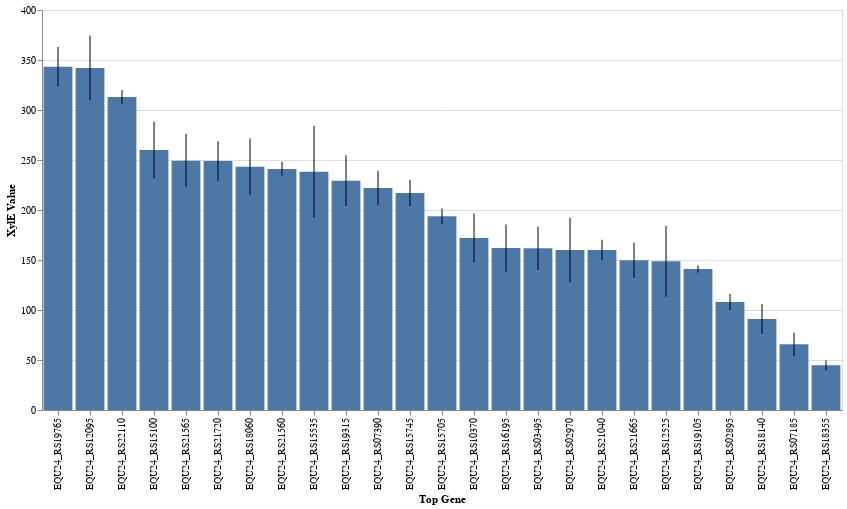

Notebook source saved alongside this figure:
### Code cell
bar = alt.Chart(
    df,
).mark_bar().encode(
    x=alt.X('locus_tag:N',
            axis=alt.Axis(title="Top Gene"),
            sort=alt.EncodingSortField(field="mean_xyle", order='descending'),
           ),
    y=alt.Y('mean_xyle:Q',axis=alt.Axis(title="XylE Value")),
    tooltip=["desc:N","hex1:N",'hex2:N','total_score:Q','mean_xyle:Q'],
    #color=alt.Color('locus_tag:N')#,sort=alt.EncodingSortField(field="mean_xyle", order='descending')),
    #size=alt.value(100),
    #tooltip=["desc:N","hex1:N",'hex2:N','total_score:Q'],
).properties(
    width=800,
    height=400
)

error_bars = bar.mark_rule().encode(
  y=alt.Y('std_low:Q'),
  y2=alt.Y2('std_high:Q')
)

#alt.layer(bar, error_bars).resolve_scale(x='independent')
bar + error_bars

### Figure 1 — Vega-Lite specification as saved in the notebook (floating-point values rounded to 4 significant figures)
{"config": {"view": {"continuousWidth": 400, "continuousHeight": 300}}, "layer": [{"mark": "bar", "encoding": {"tooltip": [{"type": "nominal", "field": "desc"}, {"type": "nominal", "field": "hex1"}, {"type": "nominal", "field": "hex2"}, {"type": "quantitative", "field": "total_score"}, {"type": "quantitative", "field": "mean_xyle"}], "x": {"type": "nominal", "axis": {"title": "Top Gene"}, "field": "locus_tag", "sort": {"field": "mean_xyle", "order": "descending"}}, "y": {"type": "quantitative", "axis": {"title": "XylE Value"}, "field": "mean_xyle"}}, "height": 400, "width": 800}, {"mark": "rule", "encoding": {"tooltip": [{"type": "nominal", "field": "desc"}, {"type": "nominal", "field": "hex1"}, {"type": "nominal", "field": "hex2"}, {"type": "quantitative", "field": "total_score"}, {"type": "quantitative", "field": "mean_xyle"}], "x": {"type": "nominal", "axis": {"title": "Top Gene"}, "field": "locus_tag", "sort": {"field": "mean_xyle", "order": "descending"}}, "y": {"type": "quantitative", "field": "std_low"}, "y2": {"field": "std_high"}}, "height": 400, "width": 800}], "data": {"name": "data-34eaaedd561156bbc03ffe139f54abd3"}, "$schema": "https://vega.github.io/schema/vega-lite/v4.0.2.json", "datasets": {"data-34eaaedd561156bbc03ffe139f54abd3": [{"locus_tag": "EQU24_RS19765", "desc": "EQU24_RS19765|rnpB|RNase P RNA component class A", "manual_desc": "RNase P RNA component class A - EQU24_RS19765", "motif_block": "CCGACATGTTTTTAATTCGCGTATAAT", "hex1": "CCGACA", "hex1_score": 3.05, "hex2": "TATAAT", "hex2_score": 8.462, "total_score": 11.51, "spacer": 15, "rep1": 333, "rep2": 326, "rep3": 371, "mean_xyle": 343.3, "std_xyle": 19.77, "std_low": 323.6, "std_high": 363.1}, {"locus_tag": "EQU24_RS12095", "desc": "EQU24_RS12095||cytochrome c", "manual_desc": "cytochrome c - EQU24_RS12095", "motif_block": "TTGAATTTTTACGTTAAATCCCCTATTCT", "hex1": "TTGAAT", "hex1_score": 5.952, "hex2": "TATTCT", "hex2_score": 6.985, "total_score": 12.94, "spacer": 17, "rep1": 305, "rep2": 384, "rep3": 337, "mean_xyle": 342.0, "std_xyle": 32.44, "std_low": 309.6, "std_high": 374.4}, {"locus_tag": "EQU24_RS22110", "desc": "EQU24_RS22110||hypothetical protein", "manual_desc": "hypothetical protein - EQU24_RS22110", "motif_block": "TTGATATTGCGGCAATCTACGTTAGAAT", "hex1": "TTGATA", "hex1_score": 8.222, "hex2": "TAGAAT", "hex2_score": 5.74, "total_score": 13.96, "spacer": 16, "rep1": 304, "rep2": 321, "rep3": 314, "mean_xyle": 313.0, "std_xyle": 6.976, "std_low": 306.0, "std_high": 320.0}, {"locus_tag": "EQU24_RS15100", "desc": "EQU24_RS15100||HU family DNA-binding protein", "manual_desc": "HU family DNA-binding protein - EQU24_RS15100", "motif_block": "TTGACACTTTATGAGTCGTGTTGATATAAA", "hex1": "TTGACA", "hex1_score": 8.353, "hex2": "TATAAA", "hex2_score": 5.984, "total_score": 14.34, "spacer": 18, "rep1": 296, "rep2": 227, "rep3": 257, "mean_xyle": 260.0, "std_xyle": 28.25, "std_low": 231.8, "std_high": 288.2}, {"locus_tag": "EQU24_RS21565", "desc": "EQU24_RS21565||transaldolase", "manual_desc": "transaldolase - EQU24_RS21565", "motif_block": "CCGATATAGGAATTTGCTGATTAAATACT", "hex1": "CCGATA", "hex1_score": 2.919, "hex2": "AATACT", "hex2_score": 3.919, "total_score": 6.838, "spacer": 17, "rep1": 247, "rep2": 283, "rep3": 218, "mean_xyle": 249.3, "std_xyle": 26.59, "std_low": 222.7, "std_high": 275.9}, {"locus_tag": "EQU24_RS21720", "desc": "EQU24_RS21720||hypothetical protein", "manual_desc": "hypothetical protein - EQU24_RS21720", "motif_block": "TTGCTTTTATTTTGGGAATGAGGATAAT", "hex1": "TTGCTT", "hex1_score": 5.215, "hex2": "GATAAT", "hex2_score": 5.426, "total_score": 10.64, "spacer": 16, "rep1": 227, "rep2": 245, "rep3": 275, "mean_xyle": 249.0, "std_xyle": 19.8, "std_low": 229.2, "std_high": 268.8}, {"locus_tag": "EQU24_RS18060", "desc": "EQU24_RS18060|rplM|50S ribosomal protein L13", "manual_desc": "50S ribosomal protein L13 - EQU24_RS18060", "motif_block": "TTTATTGGGTCCTAAACAGAATAAACA", "hex1": "TTTATT", "hex1_score": 4.625, "hex2": "TAAACA", "hex2_score": 4.076, "total_score": 8.701, "spacer": 15, "rep1": 219, "rep2": 283, "rep3": 228, "mean_xyle": 243.3, "std_xyle": 28.29, "std_low": 215.0, "std_high": 271.6}, {"locus_tag": "EQU24_RS21560", "desc": "EQU24_RS21560|fbaA|class II fructose-bisphosphate aldolase", "manual_desc": "fructose-bisphosphate aldolase - EQU24_RS21560", "motif_block": "TTGTCGCGAAAACGGGTTTGTTTTTTGAT", "hex1": "TTGTCG", "hex1_score": 4.247, "hex2": "TTTGAT", "hex2_score": 2.408, "total_score": 6.656, "spacer": 17, "rep1": 234, "rep2": 238, "rep3": 251, "mean_xyle": 241.0, "std_xyle": 7.257, "std_low": 233.7, "std_high": 248.3}, {"locus_tag": "EQU24_RS15535", "desc": "EQU24_RS15535||hypothetical protein", "manual_desc": "hypothetical protein - EQU24_RS15535", "motif_block": "TTTACTAAGAAAGGCTGATCAAGGTATAGT", "hex1": "TTTACT", "hex1_score": 4.756, "hex2": "TATAGT", "hex2_score": 6.411, "total_score": 11.17, "spacer": 18, "rep1": 193, "rep2": 221, "rep3": 301, "mean_xyle": 238.3, "std_xyle": 45.76, "std_low": 192.6, "std_high": 284.1}, {"locus_tag": "EQU24_RS19315", "desc": "EQU24_RS19315|pmoC|methane monooxygenase/ammonia monooxygenase subunit C", "manual_desc": "methane monooxygenase subunit C (pmoC) - EQU24_RS19315", "motif_block": "TTGACAAGCCTTTTCGAAATGATAAACT", "hex1": "TTGACA", "hex1_score": 8.353, "hex2": "TAAACT", "hex2_score": 6.554, "total_score": 14.91, "spacer": 16, "rep1": 209, "rep2": 265, "rep3": 214, "mean_xyle": 229.3, "std_xyle": 25.3, "std_low": 204.0, "std_high": 254.6}, {"locus_tag": "EQU24_RS07390", "desc": "EQU24_RS07390|rpmI|50S ribosomal protein L35", "manual_desc": "50S ribosomal protein L35 - EQU24_RS07390", "motif_block": "CTCAAGGAAACTTACTATTTTTAATCG", "hex1": "CTCAAG", "hex1_score": -0.8016, "hex2": "TAATCG", "hex2_score": 3.37, "total_score": 2.568, "spacer": 15, "rep1": 243, "rep2": 222, "rep3": 201, "mean_xyle": 222.0, "std_xyle": 17.15, "std_low": 204.9, "std_high": 239.1}, {"locus_tag": "EQU24_RS15745", "desc": "EQU24_RS15745||cold-shock protein", "manual_desc": "cold-shock protein - EQU24_RS15745", "motif_block": "TTGCTTTCCTGATTAGCCGGCTTTATTAT", "hex1": "TTGCTT", "hex1_score": 5.215, "hex2": "TATTAT", "hex2_score": 7.756, "total_score": 12.97, "spacer": 17, "rep1": 232, "rep2": 219, "rep3": 200, "mean_xyle": 217.0, "std_xyle": 13.14, "std_low": 203.9, "std_high": 230.1}, {"locus_tag": "EQU24_RS15705", "desc": "EQU24_RS15705||cold-shock protein", "manual_desc": "cold-shock protein - EQU24_RS15705", "motif_block": "TCGATAGACACATCCCATACCTTTTATTCT", "hex1": "TCGATA", "hex1_score": 5.538, "hex2": "TATTCT", "hex2_score": 6.985, "total_score": 12.52, "spacer": 18, "rep1": 184, "rep2": 203, "rep3": 194, "mean_xyle": 193.7, "std_xyle": 7.76, "std_low": 185.9, "std_high": 201.4}, {"locus_tag": "EQU24_RS10370", "desc": "EQU24_RS10370|acpP|acyl carrier protein", "manual_desc": "acyl carrier protein - EQU24_RS10370", "motif_block": "GTGATATTTTTATAATATAAAGTATAAT", "hex1": "GTGATA", "hex1_score": 4.381, "hex2": "TATAAT", "hex2_score": 8.462, "total_score": 12.84, "spacer": 16, "rep1": 138, "rep2": 183, "rep3": 195, "mean_xyle": 172.0, "std_xyle": 24.54, "std_low": 147.5, "std_high": 196.5}, {"locus_tag": "EQU24_RS16195", "desc": "EQU24_RS16195||hypothetical protein", "manual_desc": "hypothetical protein - EQU24_RS16195", "motif_block": "TTGACATGTTTCTTCGATCATGTTAAAAA", "hex1": "TTGACA", "hex1_score": 8.353, "hex2": "TAAAAA", "hex2_score": 4.847, "total_score": 13.2, "spacer": 17, "rep1": 174, "rep2": 129, "rep3": 183, "mean_xyle": 162.0, "std_xyle": 23.62, "std_low": 138.4, "std_high": 185.6}, {"locus_tag": "EQU24_RS03495", "desc": "EQU24_RS03495||cold-shock protein", "manual_desc": "cold-shock protein - EQU24_RS03495", "motif_block": "TTGACTTTGGGGAAATAAGGCATAGAAT", "hex1": "TTGACT", "hex1_score": 7.306, "hex2": "TAGAAT", "hex2_score": 5.74, "total_score": 13.05, "spacer": 16, "rep1": 150, "rep2": 143, "rep3": 192, "mean_xyle": 161.7, "std_xyle": 21.64, "std_low": 140.0, "std_high": 183.3}, {"locus_tag": "EQU24_RS02970", "desc": "EQU24_RS02970|pqqA|pyrroloquinoline quinone precursor peptide PqqA", "manual_desc": "PQQ precursor peptide (pqqA) - EQU24_RS02970", "motif_block": "TTGCTTTGCCTAAATTATCGTCGTATACT", "hex1": "TTGCTT", "hex1_score": 5.215, "hex2": "TATACT", "hex2_score": 7.692, "total_score": 12.91, "spacer": 17, "rep1": 204, "rep2": 148, "rep3": 128, "mean_xyle": 160.0, "std_xyle": 32.17, "std_low": 127.8, "std_high": 192.2}, {"locus_tag": "EQU24_RS21040", "desc": "EQU24_RS21040|rpmB|50S ribosomal protein L28", "manual_desc": "50S ribosomal protein L28 - EQU24_RS21040", "motif_block": "TTCTCGTTGAACGGACGTTTTTTCTTTCG", "hex1": "TTCTCG", "hex1_score": 1.212, "hex2": "CTTTCG", "hex2_score": -1.213, "total_score": -0.00134, "spacer": 17, "rep1": 159, "rep2": 148, "rep3": 173, "mean_xyle": 160.0, "std_xyle": 10.23, "std_low": 149.8, "std_high": 170.2}, {"locus_tag": "EQU24_RS21665", "desc": "EQU24_RS21665|trxA|thioredoxin TrxA", "manual_desc": "thioredoxin TrxA - EQU24_RS21665", "motif_block": "TTGACAAAATAACGCCGGCACTCCTATAGT", "hex1": "TTGACA", "hex1_score": 8.353, "hex2": "TATAGT", "hex2_score": 6.411, "total_score": 14.76, "spacer": 18, "rep1": 148, "rep2": 129, "rep3": 172, "mean_xyle": 149.7, "std_xyle": 17.59, "std_low": 132.1, "std_high": 167.3}, {"locus_tag": "EQU24_RS12525", "desc": "EQU24_RS12525|ssrA|transfer-messenger RNA", "manual_desc": "transfer-messenger RNA (ssrA) - EQU24_RS12525", "motif_block": "TTGCTAATGATGAATTTAATTGTTAATAT", "hex1": "TTGCTA", "hex1_score": 6.263, "hex2": "TAATAT", "hex2_score": 6.618, "total_score": 12.88, "spacer": 17, "rep1": 139, "rep2": 111, "rep3": 196, "mean_xyle": 148.7, "std_xyle": 35.37, "std_low": 113.3, "std_high": 184.0}, {"locus_tag": "EQU24_RS19105", "desc": "EQU24_RS19105|rpsT|30S ribosomal protein S20", "manual_desc": "30S ribosomal protein S20 - EQU24_RS19105", "motif_block": "TTGACAATAGTAGCACTACGCAAGATAAT", "hex1": "TTGACA", "hex1_score": 8.353, "hex2": "GATAAT", "hex2_score": 5.426, "total_score": 13.78, "spacer": 17, "rep1": 146, "rep2": 139, "rep3": 138, "mean_xyle": 141.0, "std_xyle": 3.559, "std_low": 137.4, "std_high": 144.6}, {"locus_tag": "EQU24_RS02895", "desc": "EQU24_RS02895||exosortase system-associated protein, TIGR04073 family", "manual_desc": "exosortase system-associated protein - EQU24_RS02895", "motif_block": "TTGACAACATTCAACCTTTAGGCTATTGT", "hex1": "TTGACA", "hex1_score": 8.353, "hex2": "TATTGT", "hex2_score": 5.705, "total_score": 14.06, "spacer": 17, "rep1": 100, "rep2": 105, "rep3": 119, "mean_xyle": 108.0, "std_xyle": 8.042, "std_low": 99.96, "std_high": 116.0}, {"locus_tag": "EQU24_RS18140", "desc": "EQU24_RS18140|moxF|PQQ-dependent dehydrogenase, methanol/ethanol family", "manual_desc": "methanol dehydrogenase (moxF) - EQU24_RS18140", "motif_block": "TTGTAACAACAAACACCGCAATCAATAG", "hex1": "TTGTAA", "hex1_score": 5.04, "hex2": "CAATAG", "hex2_score": 1.105, "total_score": 6.145, "spacer": 16, "rep1": 79, "rep2": 82, "rep3": 112, "mean_xyle": 91.0, "std_xyle": 14.9, "std_low": 76.1, "std_high": 105.9}, {"locus_tag": "EQU24_RS07185", "desc": "EQU24_RS07185||glutamate--ammonia ligase", "manual_desc": "glutamate-ammonia ligase - EQU24_RS07185", "motif_block": "TTGTAATTGAGATCAATTAGTTGCTTATAT", "hex1": "TTGTAA", "hex1_score": 5.04, "hex2": "TTATAT", "hex2_score": 3.934, "total_score": 8.974, "spacer": 18, "rep1": 50, "rep2": 69, "rep3": 78, "mean_xyle": 65.67, "std_xyle": 11.67, "std_low": 54.0, "std_high": 77.34}, {"locus_tag": "EQU24_RS18355", "desc": "EQU24_RS18355||hypothetical protein", "manual_desc": "hypothetical protein - EQU24_RS18355", "motif_block": "TTTATAAGATTTCCGTTTATTTTATAAT", "hex1": "TTTATA", "hex1_score": 5.672, "hex2": "TATAAT", "hex2_score": 8.462, "total_score": 14.13, "spacer": 16, "rep1": 50, "rep2": 38, "rep3": 46, "mean_xyle": 44.67, "std_xyle": 4.989, "std_low": 39.68, "std_high": 49.66}]}}
